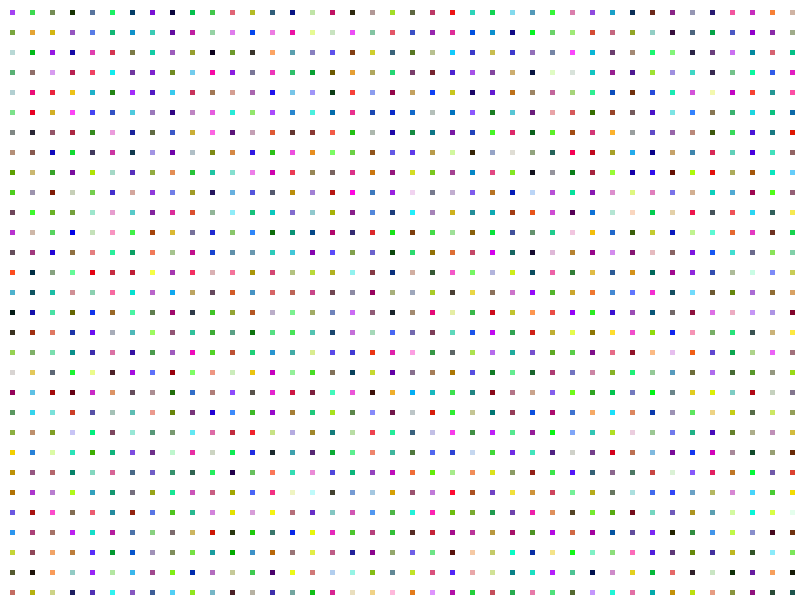
Frame 1 (no input)
Frame 60 (the mouse pressed at the canvas centre just before this capture): identical to frame 1, image omitted
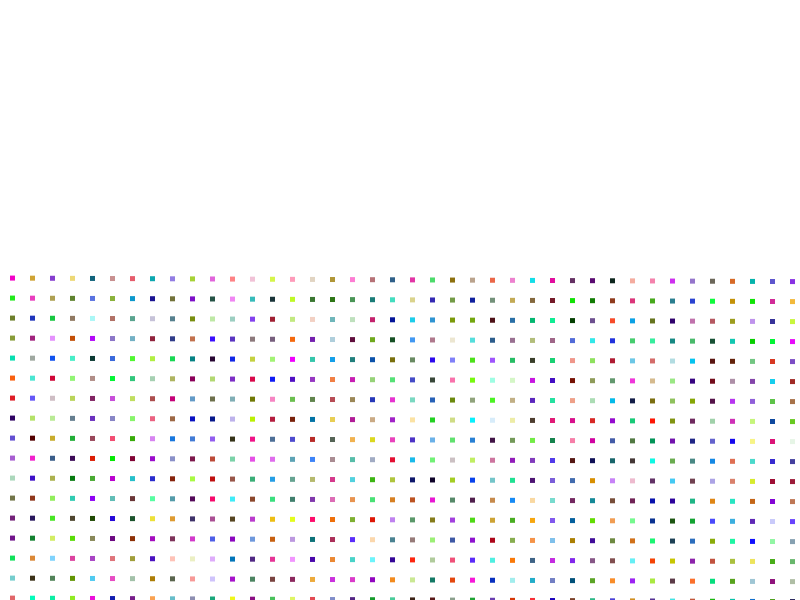
Frame 120 (the mouse held since frame 60 and released just before this capture)

The Processing sketch that drew these frames (run headless with seeded random() and noise(); from frame 60 on, the mouse is pressed at the canvas centre):

// Processing sketch: processing_105433
// ── processing_105433.pde

float [] x = new float [50];
float [] y = new float [50];
boolean drop = false;
float speed = 0.09;
int w = 5;

// set up the squares
void setup() {
  size (800, 600);
  background(255);
  noStroke();
  for (int i=0; i<y.length; i++) {
    for (int j=0; j<x.length; j++) {
      x[j] = j*20+10;
      y[i] = i*20+10;
      fill (random (0,255),random (0,255),random (0,255));
      rect (x[j], y[i], w, w);
    }
  }
}

// make the squares drop if mouse pressed
void draw() {
  if (drop == true){
  dropSquare();
  }
}

// redefine mousePressed function
void mousePressed() {
  drop = true;
}

// make the squares drop if mouse pressed
void dropSquare() {
  if (drop == true) {
    background(255);
    for (int i=0; i<y.length; i++) {
      for (int j=0; j<x.length; j++) {
        y[i] = y[i] + speed;
        fill (random (0,255),random (0,255),random (0,255));
        rect (x[j], y[i], w, w);
      }
    }
  }
}
